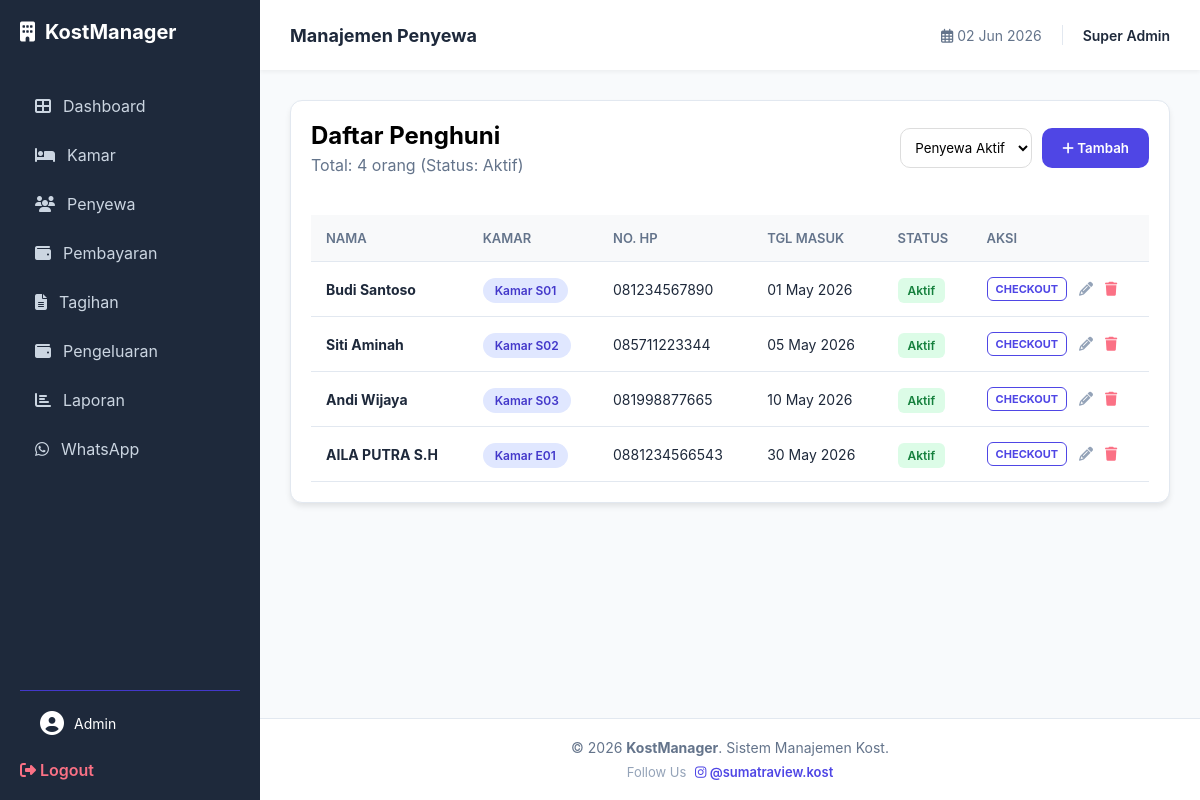
Page /user_penghuni.php on the committed database.
### tables this page shows
CREATE TABLE `penghuni` (
  `id_penghuni` int(11) NOT NULL,
  `nama_lengkap` varchar(100) NOT NULL,
  `no_hp` varchar(15) DEFAULT NULL,
  `email` varchar(100) DEFAULT NULL,
  `nik` varchar(20) DEFAULT NULL,
  `id_user` int(11) DEFAULT NULL,
  `id_kamar` int(11) DEFAULT NULL,
  `tgl_masuk` date DEFAULT NULL,
  `foto_ktp` varchar(255) DEFAULT NULL,
  `catatan` text DEFAULT NULL,
  `jatuh_tempo` date DEFAULT NULL,
  `status_pembayaran` enum('Lunas','Belum Bayar') DEFAULT 'Belum Bayar',
  `status_penyewa` enum('Aktif','Selesai') DEFAULT 'Aktif'
);

CREATE TABLE `kamar` (
  `id_kamar` int(11) NOT NULL,
  `nomor_kamar` varchar(10) NOT NULL,
  `tipe_kamar` varchar(50) DEFAULT NULL,
  `ukuran` varchar(20) DEFAULT NULL,
  `harga_per_bulan` decimal(10,2) NOT NULL,
  `deposit` int(11) DEFAULT NULL,
  `status` enum('Tersedia','Terisi') DEFAULT 'Tersedia',
  `listrik_termasuk` tinyint(1) DEFAULT 0,
  `air_termasuk` tinyint(1) DEFAULT 0,
  `foto_kamar` varchar(255) DEFAULT NULL
);

### user_penghuni.php (the view, shortened to what this page needs)
<?php
require 'koneksi.php';
$filter = isset($_GET['filter']) ? $_GET['filter'] : 'Aktif';
$sql = "SELECT penghuni.*, kamar.nomor_kamar
        FROM penghuni
        LEFT JOIN kamar ON penghuni.id_kamar = kamar.id_kamar
        WHERE penghuni.status_penyewa = '$filter'";
$result = mysqli_query($conn, $sql);
?>
<!DOCTYPE html>
<html lang="id">
<head>
    <link rel="stylesheet" href="style.css">
    <link rel="stylesheet" href="https://cdnjs.cloudflare.com/ajax/libs/font-awesome/6.4.0/css/all.min.css">
</head>
<body>
    <div class="sidebar">
        <div>
            <div class="logo"><i class="fas fa-building"></i> KostManager</div>
            <ul class="nav-links">
                <li onclick="window.location='admin_dashboard.php'" class="<?= basename($_SERVER['PHP_SELF']) == 'admin_dashboard.php' ? 'active' : '' ?>"><i class="fas fa-th-large"></i> Dashboard</li>
                <li onclick="window.location='kamar.php'" class="<?= basename($_SERVER['PHP_SELF']) == 'kamar.php' ? 'active' : '' ?>"><i class="fas fa-bed"></i> Kamar</li>
                <li onclick="window.location='penghuni.php'" class="<?= basename($_SERVER['PHP_SELF']) == 'penghuni.php' ? 'active' : '' ?>">
                    <i class="fas fa-users"></i> Penyewa</li>
                <li onclick="window.location='pembayaran.php'" class="<?= basename($_SERVER['PHP_SELF']) == 'pembayaran.php' ? 'active' : '' ?>"><i class="fas fa-wallet"></i> Pembayaran</li>
                <li onclick="window.location='tagihan.php'" class="<?= basename($_SERVER['PHP_SELF']) == 'tagihan.php' ? 'active' : '' ?>"><i class="fas fa-file-alt"></i> Tagihan</li>
                <li onclick="window.location='pengeluaran.php'" class="<?= basename($_SERVER['PHP_SELF']) == 'pengeluaran.php' ? 'active' : '' ?>"><i class="fas fa-wallet"></i> Pengeluaran</li>
                <li onclick="window.location='laporan.php'" class="<?= basename($_SERVER['PHP_SELF']) == 'laporan.php' ? 'active' : '' ?>"><i class="fas fa-chart-bar"></i> Laporan</li>
                <li><i class="fab fa-whatsapp"></i> WhatsApp</li>
            </ul>
        </div>
        <div class="user-profile">
            <div style="display: flex; align-items: center; gap: 10px; padding: 0 20px 10px;">
                <i class="fas fa-user-circle" style="font-size: 24px;"></i>
                <span style="font-size: 14px;">Admin</span>
            </div>
            <a href="logout.php" class="logout-btn"><i class="fas fa-sign-out-alt"></i> Logout</a>
        </div>
    </div>
    <div class="main-wrapper">
        <header class="header">
            <div class="header-left">
                <h2 style="margin: 0; font-size: 18px; color: #1e293b;">Manajemen Penyewa</h2>
            </div>
            <div class="header-right" style="display: flex; align-items: center; gap: 20px;">
                <div class="date" style="color: #64748b; font-size: 14px;">
                    <i class="far fa-calendar-alt"></i> <?= date('d M Y') ?>
                </div>
                <div style="font-weight: 600; font-size: 14px; color: #1e293b;">Super Admin</div>
            </div>
        </header>
        <main class="main-content">
            <div class="data-section">
                <div class="section-header" style="display: flex; justify-content: space-between; align-items: center; margin-bottom: 20px;">
                    <div>
                        <h1 style="margin: 0; font-size: 24px;">Daftar Penghuni</h1>
                        <p style="color: #64748b; margin: 5px 0 0 0;">Total: <?= mysqli_num_rows($result); ?> orang (Status: <?= $filter ?>)</p>
                    </div>
                    <div style="display: flex; gap: 10px;">
                        <select onchange="location.href='penghuni.php?filter=' + this.value" style="padding: 10px; border-radius: 10px; border: 1px solid #ddd; cursor:pointer; background: white;">
                            <option value="Aktif" <?= $filter == 'Aktif' ? 'selected' : '' ?>>Penyewa Aktif</option>
                        </select>
                        <button class="btn-add" onclick="alert('Buka Modal Tambah')" style="background: #4f46e5; color: white; border: none; padding: 10px 20px; border-radius: 10px; cursor: pointer; font-weight: 600;">
                            <i class="fas fa-plus"></i> Tambah
                        </button>
                    </div>
                </div>
                <div style="overflow-x: auto;">
                    <table>
                        <thead>
                            <tr>
                                <th>Nama</th>
                                <th>Kamar</th>
                                <th>No. HP</th>
                                <th>Tgl Masuk</th>
                                <th>Status</th>
                                <th>Aksi</th>
                            </tr>
                        </thead>
                        <tbody>
                            <?php if(mysqli_num_rows($result) > 0): ?>
                                <?php while($row = mysqli_fetch_assoc($result)): ?>
                                <tr>
                                    <td><strong><?= $row['nama_lengkap'] ?></strong></td>
                                    <td><span class="badge status-terisi">Kamar <?= $row['nomor_kamar'] ?></span></td>
                                    <td><?= $row['no_hp'] ?></td>
                                    <td><?= date('d M Y', strtotime($row['tgl_masuk'])) ?></td>
                                    <td>
                                        <?php if($row['status_penyewa'] == 'Aktif'): ?>
                                            <span class="badge" style="background:#dcfce7; color:#15803d; padding: 5px 10px; border-radius: 6px; font-size: 12px;">Aktif</span>
                                        <?php else: ?>
                                            <span class="badge" style="background:#f1f5f9; color:#64748b; padding: 5px 10px; border-radius: 6px; font-size: 12px;">Selesai</span>
                                        <?php endif; ?>
                                    </td>
                                    <td>
                                        <div style="display: flex; gap: 12px; align-items: center;">
                                            <?php if($row['status_penyewa'] == 'Aktif'): ?>
                                                <a href="penghuni.php?set_selesai=<?= $row['id_penghuni'] ?>"
                                                   onclick="return confirm('Yakin penyewa ini sudah selesai? Kamar akan otomatis kosong.')"
                                                   style="color: #4f46e5; font-size: 11px; font-weight: 700; text-decoration:none; border: 1px solid #4f46e5; padding: 4px 8px; border-radius: 6px; text-transform: uppercase;">
                                                   Checkout
                                                </a>
                                            <?php endif; ?>
                                            <i class="fas fa-pencil-alt" style="color: #94a3b8; cursor:pointer;" title="Edit"></i>
                                            <i class="fas fa-trash" style="color: #fb7185; cursor:pointer;" title="Hapus"></i>
                                        </div>
                                    </td>
                                </tr>
                                <?php endwhile; ?>
                            <?php else: ?>
                                <tr><td colspan="6" style="text-align:center; padding:40px; color:#94a3b8;">Tidak ada data penyewa <?= $filter ?>.</td></tr>
                            <?php endif; ?>
                        </tbody>
                    </table>
                </div>
            </div>
        </main>
        <footer class="footer">
            <div>
                &copy; <?= date('Y'); ?> <strong>KostManager</strong>. Sistem Manajemen Kost.
            </div>
            <div style="margin-top: 8px; color: #94a3b8; font-size: 13px;">
                <span style="margin-right: 5px;">Follow Us</span>
                <a href="https://instagram.com/sumatraview.kost" target="_blank" style="color: #4f46e5; text-decoration: none; font-weight: 600;">
                    <i class="fab fa-instagram"></i> @sumatraview.kost
                </a>
            </div>
        </footer>
    </div> </body>
</html>

### style.css (style rules this page uses)
* { margin: 0; padding: 0; box-sizing: border-box; font-family: 'Inter', sans-serif; }
body { display: flex; background-color: #f8f9fa; min-height: 100vh; }
.sidebar { width: 260px; background-color: #1e293b; color: white; padding: 20px; display: flex; flex-direction: column; justify-content: space-between; }
.logo { font-size: 20px; font-weight: bold; margin-bottom: 40px; display: flex; align-items: center; gap: 10px; }
.nav-links { list-style: none; flex-grow: 1; }
.nav-links li { padding: 12px 15px; border-radius: 8px; margin-bottom: 5px; cursor: pointer; transition: 0.3s; display: flex; align-items: center; gap: 12px; color: #cbd5e1; }
.user-profile { border-top: 1px solid #4338ca; padding-top: 20px; }
.logout-btn { color: #fb7185; text-decoration: none; display: block; margin-top: 15px; font-weight: 600; }
.main-content { flex: 1; padding: 30px; }
.data-section { background: white; border-radius: 15px; padding: 25px; box-shadow: 0 4px 6px -1px rgba(0,0,0,0.1); }
.section-header { display: flex; justify-content: space-between; align-items: center; margin-bottom: 20px; }
.btn-add { background: #4f46e5; color: white; padding: 10px 20px; border-radius: 8px; text-decoration: none; font-weight: 500; }
table { width: 100%; border-collapse: collapse; margin-top: 10px; }
table th { text-align: left; padding: 15px; background-color: #f8f9fa; color: #64748b; font-size: 13px; text-transform: uppercase; border-bottom: 1px solid #e2e8f0; }
table td { padding: 15px; border-bottom: 1px solid #e2e8f0; color: #1e293b; font-size: 14px; }
.badge { padding: 5px 12px; border-radius: 20px; font-size: 12px; font-weight: 600; }
.status-terisi { background: #e0e7ff; color: #4338ca; }

### user_penghuni.php (style rules this page uses)
:root { --sidebar-width: 260px; --navbar-height: 70px; --primary-dark: #1e293b; }
body { margin: 0; display: flex; background-color: #f8fafc; font-family: 'Inter', sans-serif; }
.sidebar { width: var(--sidebar-width); background: var(--primary-dark); color: white; position: fixed; height: 100vh; display: flex; flex-direction: column; justify-content: space-between; z-index: 1000; }
.main-wrapper { flex: 1; margin-left: var(--sidebar-width); display: flex; flex-direction: column; min-height: 100vh; }
.header { height: var(--navbar-height); background: white; padding: 0 30px; display: flex; align-items: center; justify-content: space-between; box-shadow: 0 2px 4px rgba(0,0,0,0.05); position: sticky; top: 0; z-index: 999; }
.main-content { padding: 30px; flex: 1; }
.footer { background: white; padding: 20px 30px; text-align: center; border-top: 1px solid #e2e8f0; color: #64748b; font-size: 14px; }
.data-section { background: white; border-radius: 12px; padding: 20px; border: 1px solid #e2e8f0; box-shadow: 0 4px 6px -1px rgba(0,0,0,0.1); }
table { width: 100%; border-collapse: collapse; margin-top: 20px; }
th { background: #f8fafc; color: #64748b; font-weight: 600; text-align: left; padding: 12px; border-bottom: 2px solid #edf2f7; }
td { padding: 15px 12px; border-bottom: 1px solid #edf2f7; vertical-align: middle; }

### rows in the picture
penghuni: nama_lengkap "Budi Santoso", id_kamar.nomor_kamar "S01", no_hp "081234567890", tgl_masuk "01 May 2026", status_penyewa "Aktif"
penghuni: nama_lengkap "Siti Aminah", id_kamar.nomor_kamar "S02", no_hp "085711223344", tgl_masuk "05 May 2026", status_penyewa "Aktif"
penghuni: nama_lengkap "Andi Wijaya", id_kamar.nomor_kamar "S03", no_hp "081998877665", tgl_masuk "10 May 2026", status_penyewa "Aktif"
penghuni: nama_lengkap "AILA PUTRA S.H", id_kamar.nomor_kamar "E01", no_hp "0881234566543", tgl_masuk "30 May 2026", status_penyewa "Aktif"

### other values in the picture
mysqli_num_rows($result) "4"
$filter "Aktif"
